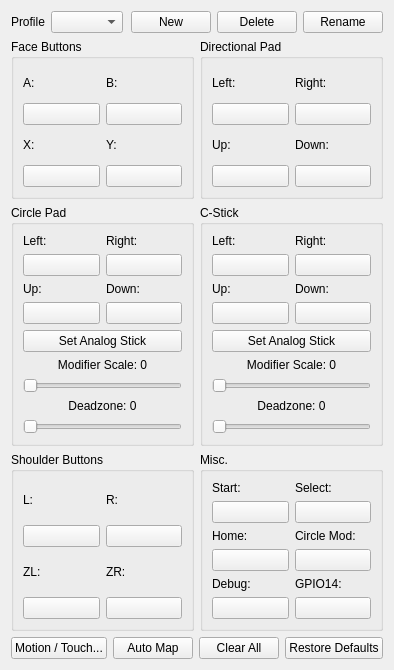
<?xml version="1.0" encoding="UTF-8"?>
<ui version="4.0">
 <class>ConfigureInput</class>
 <widget class="QWidget" name="ConfigureInput">
  <property name="geometry">
   <rect>
    <x>0</x>
    <y>0</y>
    <width>374</width>
    <height>670</height>
   </rect>
  </property>
  <property name="windowTitle">
   <string>ConfigureInput</string>
  </property>
  <layout class="QVBoxLayout" name="verticalLayout_5">
   <item>
    <layout class="QHBoxLayout" name="horizontalLayout_3">
     <item>
      <widget class="QLabel" name="label_5">
       <property name="text">
        <string>Profile</string>
       </property>
      </widget>
     </item>
     <item>
      <widget class="QComboBox" name="profile"/>
     </item>
     <item>
      <spacer name="horizontalSpacer_2">
       <property name="orientation">
        <enum>Qt::Horizontal</enum>
       </property>
       <property name="sizeHint" stdset="0">
        <size>
         <width>40</width>
         <height>20</height>
        </size>
       </property>
      </spacer>
     </item>
     <item>
      <widget class="QPushButton" name="buttonNew">
       <property name="text">
        <string>New</string>
       </property>
      </widget>
     </item>
     <item>
      <widget class="QPushButton" name="buttonDelete">
       <property name="text">
        <string>Delete</string>
       </property>
      </widget>
     </item>
     <item>
      <widget class="QPushButton" name="buttonRename">
       <property name="text">
        <string>Rename</string>
       </property>
      </widget>
     </item>
    </layout>
   </item>
   <item>
    <layout class="QGridLayout" name="gridLayout_7">
     <item row="0" column="0">
      <widget class="QGroupBox" name="faceButtons">
       <property name="title">
        <string>Face Buttons</string>
       </property>
       <property name="flat">
        <bool>false</bool>
       </property>
       <property name="checkable">
        <bool>false</bool>
       </property>
       <layout class="QGridLayout" name="gridLayout">
        <item row="1" column="1">
         <layout class="QVBoxLayout" name="verticalLayout_4">
          <item>
           <widget class="QLabel" name="label_4">
            <property name="text">
             <string>Y:</string>
            </property>
           </widget>
          </item>
          <item>
           <widget class="QPushButton" name="buttonY">
            <property name="text">
             <string/>
            </property>
           </widget>
          </item>
         </layout>
        </item>
        <item row="1" column="0">
         <layout class="QVBoxLayout" name="verticalLayout_3">
          <item>
           <widget class="QLabel" name="label_3">
            <property name="text">
             <string>X:</string>
            </property>
           </widget>
          </item>
          <item>
           <widget class="QPushButton" name="buttonX">
            <property name="text">
             <string/>
            </property>
           </widget>
          </item>
         </layout>
        </item>
        <item row="0" column="1">
         <layout class="QVBoxLayout" name="verticalLayout_2">
          <item>
           <widget class="QLabel" name="label_2">
            <property name="text">
             <string>B:</string>
            </property>
           </widget>
          </item>
          <item>
           <widget class="QPushButton" name="buttonB">
            <property name="text">
             <string/>
            </property>
           </widget>
          </item>
         </layout>
        </item>
        <item row="0" column="0">
         <layout class="QVBoxLayout" name="verticalLayout">
          <item>
           <widget class="QLabel" name="label">
            <property name="text">
             <string>A:</string>
            </property>
           </widget>
          </item>
          <item>
           <widget class="QPushButton" name="buttonA">
            <property name="text">
             <string/>
            </property>
           </widget>
          </item>
         </layout>
        </item>
       </layout>
      </widget>
     </item>
     <item row="0" column="1">
      <widget class="QGroupBox" name="faceButtons_2">
       <property name="title">
        <string>Directional Pad</string>
       </property>
       <property name="flat">
        <bool>false</bool>
       </property>
       <property name="checkable">
        <bool>false</bool>
       </property>
       <layout class="QGridLayout" name="gridLayout_2">
        <item row="1" column="0">
         <layout class="QVBoxLayout" name="verticalLayout_12">
          <item>
           <widget class="QLabel" name="label_34">
            <property name="text">
             <string>Up:</string>
            </property>
           </widget>
          </item>
          <item>
           <widget class="QPushButton" name="buttonDpadUp">
            <property name="text">
             <string/>
            </property>
           </widget>
          </item>
         </layout>
        </item>
        <item row="1" column="1">
         <layout class="QVBoxLayout" name="verticalLayout_9">
          <item>
           <widget class="QLabel" name="label_35">
            <property name="text">
             <string>Down:</string>
            </property>
           </widget>
          </item>
          <item>
           <widget class="QPushButton" name="buttonDpadDown">
            <property name="text">
             <string/>
            </property>
           </widget>
          </item>
         </layout>
        </item>
        <item row="0" column="0">
         <layout class="QVBoxLayout" name="verticalLayout_10">
          <item>
           <widget class="QLabel" name="label_32">
            <property name="text">
             <string>Left:</string>
            </property>
           </widget>
          </item>
          <item>
           <widget class="QPushButton" name="buttonDpadLeft">
            <property name="text">
             <string/>
            </property>
           </widget>
          </item>
         </layout>
        </item>
        <item row="0" column="1">
         <layout class="QVBoxLayout" name="verticalLayout_11">
          <item>
           <widget class="QLabel" name="label_33">
            <property name="text">
             <string>Right:</string>
            </property>
           </widget>
          </item>
          <item>
           <widget class="QPushButton" name="buttonDpadRight">
            <property name="text">
             <string/>
            </property>
           </widget>
          </item>
         </layout>
        </item>
       </layout>
      </widget>
     </item>
     <item row="2" column="1">
      <widget class="QGroupBox" name="faceButtons_6">
       <property name="title">
        <string>Misc.</string>
       </property>
       <property name="flat">
        <bool>false</bool>
       </property>
       <property name="checkable">
        <bool>false</bool>
       </property>
       <layout class="QGridLayout" name="gridLayout_6">
        <item row="0" column="0">
         <layout class="QVBoxLayout" name="verticalLayout_25">
          <item>
           <widget class="QLabel" name="label_29">
            <property name="text">
             <string>Start:</string>
            </property>
           </widget>
          </item>
          <item>
           <widget class="QPushButton" name="buttonStart">
            <property name="text">
             <string/>
            </property>
           </widget>
          </item>
         </layout>
        </item>
        <item row="0" column="1">
         <layout class="QVBoxLayout" name="verticalLayout_26">
          <item>
           <widget class="QLabel" name="label_30">
            <property name="text">
             <string>Select:</string>
            </property>
           </widget>
          </item>
          <item>
           <widget class="QPushButton" name="buttonSelect">
            <property name="text">
             <string/>
            </property>
           </widget>
          </item>
         </layout>
        </item>
        <item row="1" column="0">
         <layout class="QVBoxLayout" name="verticalLayout_27">
          <item>
           <widget class="QLabel" name="label_31">
            <property name="text">
             <string>Home:</string>
            </property>
           </widget>
          </item>
          <item>
           <widget class="QPushButton" name="buttonHome">
            <property name="text">
             <string/>
            </property>
           </widget>
          </item>
         </layout>
        </item>
        <item row="1" column="1">
         <layout class="QVBoxLayout" name="verticalLayout_28">
          <item>
           <widget class="QLabel" name="label_36">
            <property name="text">
             <string>Circle Mod:</string>
            </property>
           </widget>
          </item>
          <item>
           <widget class="QPushButton" name="buttonCircleMod">
            <property name="text">
             <string/>
            </property>
           </widget>
          </item>
         </layout>
        </item>
        <item row="2" column="1">
         <layout class="QVBoxLayout" name="verticalLayout_33">
          <item>
           <widget class="QLabel" name="label_41">
            <property name="text">
             <string>GPIO14:</string>
            </property>
           </widget>
          </item>
          <item>
           <widget class="QPushButton" name="buttonGpio14">
            <property name="text">
             <string/>
            </property>
           </widget>
          </item>
         </layout>
        </item>
        <item row="2" column="0">
         <layout class="QVBoxLayout" name="verticalLayout_32">
          <item>
           <widget class="QLabel" name="label_40">
            <property name="text">
             <string>Debug:</string>
            </property>
           </widget>
          </item>
          <item>
           <widget class="QPushButton" name="buttonDebug">
            <property name="text">
             <string/>
            </property>
           </widget>
          </item>
         </layout>
        </item>
       </layout>
      </widget>
     </item>
     <item row="1" column="0">
      <widget class="QGroupBox" name="faceButtons_4">
       <property name="title">
        <string>Circle Pad</string>
       </property>
       <property name="flat">
        <bool>false</bool>
       </property>
       <property name="checkable">
        <bool>false</bool>
       </property>
       <layout class="QGridLayout" name="gridLayout_4">
        <item row="1" column="1">
         <layout class="QVBoxLayout" name="verticalLayout_19">
          <item>
           <widget class="QLabel" name="label_24">
            <property name="text">
             <string>Up:</string>
            </property>
           </widget>
          </item>
          <item>
           <widget class="QPushButton" name="buttonCircleUp">
            <property name="text">
             <string/>
            </property>
           </widget>
          </item>
         </layout>
        </item>
        <item row="0" column="2">
         <layout class="QVBoxLayout" name="verticalLayout_18">
          <item>
           <widget class="QLabel" name="label_23">
            <property name="text">
             <string>Right:</string>
            </property>
           </widget>
          </item>
          <item>
           <widget class="QPushButton" name="buttonCircleRight">
            <property name="text">
             <string/>
            </property>
           </widget>
          </item>
         </layout>
        </item>
        <item row="0" column="1">
         <layout class="QVBoxLayout" name="verticalLayout_17">
          <item>
           <widget class="QLabel" name="label_21">
            <property name="text">
             <string>Left:</string>
            </property>
           </widget>
          </item>
          <item>
           <widget class="QPushButton" name="buttonCircleLeft">
            <property name="text">
             <string/>
            </property>
           </widget>
          </item>
         </layout>
        </item>
        <item row="2" column="1" colspan="2">
         <widget class="QPushButton" name="buttonCircleAnalog">
          <property name="text">
           <string>Set Analog Stick</string>
          </property>
         </widget>
        </item>
        <item row="1" column="2">
         <layout class="QVBoxLayout" name="verticalLayout_20">
          <item>
           <widget class="QLabel" name="label_22">
            <property name="text">
             <string>Down:</string>
            </property>
           </widget>
          </item>
          <item>
           <widget class="QPushButton" name="buttonCircleDown">
            <property name="text">
             <string/>
            </property>
           </widget>
          </item>
         </layout>
        </item>
        <item row="3" column="1" colspan="2">
         <layout class="QVBoxLayout" name="sliderCirclePadScaleVerticalLayout">
          <item>
           <layout class="QHBoxLayout" name="sliderCirclePadScaleHorizontalLayout">
            <property name="sizeConstraint">
             <enum>QLayout::SetDefaultConstraint</enum>
            </property>
            <item>
             <widget class="QLabel" name="labelCirclePadScale">
              <property name="text">
               <string>Modifier Scale: 0</string>
              </property>
              <property name="alignment">
               <set>Qt::AlignHCenter</set>
              </property>
             </widget>
            </item>
           </layout>
          </item>
          <item>
           <widget class="QSlider" name="sliderCirclePadScale">
            <property name="orientation">
             <enum>Qt::Horizontal</enum>
            </property>
           </widget>
          </item>
         </layout>
        </item>
        <item row="4" column="1" colspan="2">
         <layout class="QVBoxLayout" name="sliderCirclePadDeadzoneVerticalLayout">
          <item>
           <layout class="QHBoxLayout" name="sliderCirclePadDeadzoneHorizontalLayout">
            <property name="sizeConstraint">
              <enum>QLayout::SetDefaultConstraint</enum>
            </property>
            <item>
             <widget class="QLabel" name="labelCirclePadDeadzone">
              <property name="text">
               <string>Deadzone: 0</string>
              </property>
              <property name="alignment">
               <set>Qt::AlignHCenter</set>
              </property>
             </widget>
            </item>
           </layout>
          </item>
          <item>
           <widget class="QSlider" name="sliderCirclePadDeadzone">
            <property name="orientation">
             <enum>Qt::Horizontal</enum>
            </property>
           </widget>
          </item>
         </layout>
        </item>
       </layout>
      </widget>
     </item>
     <item row="1" column="1">
      <widget class="QGroupBox" name="faceButtons_5">
       <property name="title">
        <string>C-Stick</string>
       </property>
       <property name="flat">
        <bool>false</bool>
       </property>
       <property name="checkable">
        <bool>false</bool>
       </property>
       <layout class="QGridLayout" name="gridLayout_5">
        <item row="0" column="1">
         <layout class="QVBoxLayout" name="verticalLayout_22">
          <item>
           <widget class="QLabel" name="label_27">
            <property name="text">
             <string>Right:</string>
            </property>
           </widget>
          </item>
          <item>
           <widget class="QPushButton" name="buttonCStickRight">
            <property name="text">
             <string/>
            </property>
           </widget>
          </item>
         </layout>
        </item>
        <item row="0" column="0">
         <layout class="QVBoxLayout" name="verticalLayout_21">
          <item>
           <widget class="QLabel" name="label_25">
            <property name="text">
             <string>Left:</string>
            </property>
           </widget>
          </item>
          <item>
           <widget class="QPushButton" name="buttonCStickLeft">
            <property name="text">
             <string/>
            </property>
           </widget>
          </item>
         </layout>
        </item>
        <item row="1" column="0">
         <layout class="QVBoxLayout" name="verticalLayout_23">
          <item>
           <widget class="QLabel" name="label_28">
            <property name="text">
             <string>Up:</string>
            </property>
           </widget>
          </item>
          <item>
           <widget class="QPushButton" name="buttonCStickUp">
            <property name="text">
             <string/>
            </property>
           </widget>
          </item>
         </layout>
        </item>
        <item row="2" column="0" colspan="2">
         <widget class="QPushButton" name="buttonCStickAnalog">
          <property name="text">
           <string>Set Analog Stick</string>
          </property>
         </widget>
        </item>
        <item row="1" column="1">
         <layout class="QVBoxLayout" name="verticalLayout_24">
          <item>
           <widget class="QLabel" name="label_26">
            <property name="text">
             <string>Down:</string>
            </property>
           </widget>
          </item>
          <item>
           <widget class="QPushButton" name="buttonCStickDown">
            <property name="text">
             <string/>
            </property>
           </widget>
          </item>
         </layout>
        </item>
        <item row="3" column="0" colspan="2">
         <layout class="QVBoxLayout" name="sliderCStickScaleVerticalLayout">
          <property name="sizeConstraint">
           <enum>QLayout::SetDefaultConstraint</enum>
          </property>
          <item>
           <layout class="QHBoxLayout" name="sliderCStickScaleHorizontalLayout">
            <item>
             <widget class="QLabel" name="labelCStickScale">
              <property name="text">
               <string>Modifier Scale: 0</string>
              </property>
              <property name="alignment">
               <set>Qt::AlignHCenter</set>
              </property>
             </widget>
            </item>
           </layout>
          </item>
          <item>
           <widget class="QSlider" name="sliderCStickScale">
            <property name="orientation">
             <enum>Qt::Horizontal</enum>
            </property>
           </widget>
          </item>
         </layout>
        </item>
        <item row="4" column="0" colspan="2">
         <layout class="QVBoxLayout" name="sliderCStickDeadzoneVerticalLayout">
          <property name="sizeConstraint">
           <enum>QLayout::SetDefaultConstraint</enum>
          </property>
          <item>
           <layout class="QHBoxLayout" name="sliderCStickDeadzoneHorizontalLayout">
            <item>
             <widget class="QLabel" name="labelCStickDeadzone">
              <property name="text">
               <string>Deadzone: 0</string>
              </property>
              <property name="alignment">
               <set>Qt::AlignHCenter</set>
              </property>
             </widget>
            </item>
           </layout>
          </item>
          <item>
           <widget class="QSlider" name="sliderCStickDeadzone">
            <property name="orientation">
             <enum>Qt::Horizontal</enum>
            </property>
           </widget>
          </item>
         </layout>
        </item>
       </layout>
      </widget>
     </item>
     <item row="2" column="0">
      <widget class="QGroupBox" name="faceButtons_3">
       <property name="title">
        <string>Shoulder Buttons</string>
       </property>
       <property name="flat">
        <bool>false</bool>
       </property>
       <property name="checkable">
        <bool>false</bool>
       </property>
       <layout class="QGridLayout" name="gridLayout_3">
        <item row="1" column="1">
         <layout class="QVBoxLayout" name="verticalLayout_16">
          <item>
           <widget class="QLabel" name="label_18">
            <property name="text">
             <string>ZR:</string>
            </property>
           </widget>
          </item>
          <item>
           <widget class="QPushButton" name="buttonZR">
            <property name="text">
             <string/>
            </property>
           </widget>
          </item>
         </layout>
        </item>
        <item row="1" column="0">
         <layout class="QVBoxLayout" name="verticalLayout_15">
          <item>
           <widget class="QLabel" name="label_20">
            <property name="text">
             <string>ZL:</string>
            </property>
           </widget>
          </item>
          <item>
           <widget class="QPushButton" name="buttonZL">
            <property name="text">
             <string/>
            </property>
           </widget>
          </item>
         </layout>
        </item>
        <item row="0" column="0">
         <layout class="QVBoxLayout" name="verticalLayout_13">
          <item>
           <widget class="QLabel" name="label_17">
            <property name="text">
             <string>L:</string>
            </property>
           </widget>
          </item>
          <item>
           <widget class="QPushButton" name="buttonL">
            <property name="text">
             <string/>
            </property>
           </widget>
          </item>
         </layout>
        </item>
        <item row="0" column="1">
         <layout class="QVBoxLayout" name="verticalLayout_14">
          <item>
           <widget class="QLabel" name="label_19">
            <property name="text">
             <string>R:</string>
            </property>
           </widget>
          </item>
          <item>
           <widget class="QPushButton" name="buttonR">
            <property name="text">
             <string/>
            </property>
           </widget>
          </item>
         </layout>
        </item>
       </layout>
      </widget>
     </item>
    </layout>
   </item>
   <item>
    <layout class="QVBoxLayout" name="verticalLayout_6">
     <item>
      <layout class="QHBoxLayout" name="horizontalLayout">
       <item>
        <widget class="QPushButton" name="buttonMotionTouch">
         <property name="sizePolicy">
          <sizepolicy hsizetype="Minimum" vsizetype="Fixed">
           <horstretch>0</horstretch>
           <verstretch>0</verstretch>
          </sizepolicy>
         </property>
         <property name="sizeIncrement">
          <size>
           <width>0</width>
           <height>0</height>
          </size>
         </property>
         <property name="baseSize">
          <size>
           <width>0</width>
           <height>0</height>
          </size>
         </property>
         <property name="layoutDirection">
          <enum>Qt::LeftToRight</enum>
         </property>
         <property name="text">
          <string>Motion / Touch...</string>
         </property>
        </widget>
       </item>
       <item>
        <widget class="QPushButton" name="buttonAutoMap">
         <property name="sizePolicy">
          <sizepolicy hsizetype="Minimum" vsizetype="Fixed">
           <horstretch>0</horstretch>
           <verstretch>0</verstretch>
          </sizepolicy>
         </property>
         <property name="sizeIncrement">
          <size>
           <width>0</width>
           <height>0</height>
          </size>
         </property>
         <property name="baseSize">
          <size>
           <width>0</width>
           <height>0</height>
          </size>
         </property>
         <property name="layoutDirection">
          <enum>Qt::LeftToRight</enum>
         </property>
         <property name="text">
          <string>Auto Map</string>
         </property>
        </widget>
       </item>
       <item>
        <widget class="QPushButton" name="buttonClearAll">
         <property name="sizePolicy">
          <sizepolicy hsizetype="Minimum" vsizetype="Fixed">
           <horstretch>0</horstretch>
           <verstretch>0</verstretch>
          </sizepolicy>
         </property>
         <property name="sizeIncrement">
          <size>
           <width>0</width>
           <height>0</height>
          </size>
         </property>
         <property name="baseSize">
          <size>
           <width>0</width>
           <height>0</height>
          </size>
         </property>
         <property name="layoutDirection">
          <enum>Qt::LeftToRight</enum>
         </property>
         <property name="text">
          <string>Clear All</string>
         </property>
        </widget>
       </item>
       <item>
        <widget class="QPushButton" name="buttonRestoreDefaults">
         <property name="sizePolicy">
          <sizepolicy hsizetype="Minimum" vsizetype="Fixed">
           <horstretch>0</horstretch>
           <verstretch>0</verstretch>
          </sizepolicy>
         </property>
         <property name="sizeIncrement">
          <size>
           <width>0</width>
           <height>0</height>
          </size>
         </property>
         <property name="baseSize">
          <size>
           <width>0</width>
           <height>0</height>
          </size>
         </property>
         <property name="layoutDirection">
          <enum>Qt::LeftToRight</enum>
         </property>
         <property name="text">
          <string>Restore Defaults</string>
         </property>
        </widget>
       </item>
      </layout>
     </item>
    </layout>
   </item>
  </layout>
 </widget>
 <resources/>
 <connections/>
</ui>
